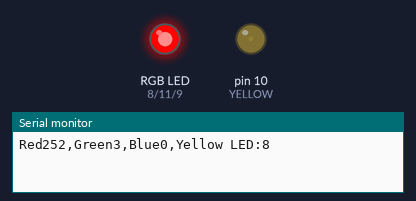
The sketch below on a simulated Arduino Uno, built with avr-gcc and run on an emulated ATmega328P. Parts: an RGB LED mixed from three pins (HIGH = lit), output pins drawn as LEDs (lit = HIGH), the last lines printed to the serial monitor. Dim RGB values are drawn brighter than linear.

Above: at 0.05 s.
At 1.4 s:
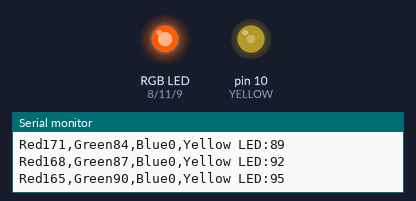
At 2.75 s:
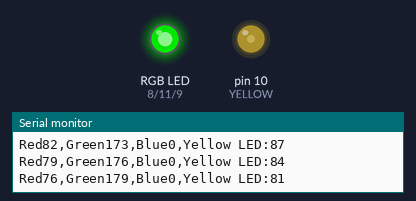
At 5.5 s:
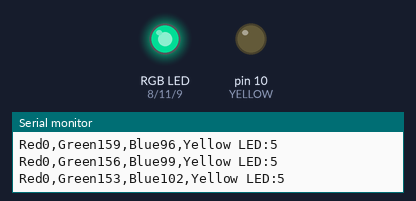
At 8.25 s:
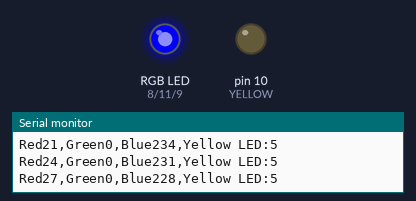
At 11.0 s:
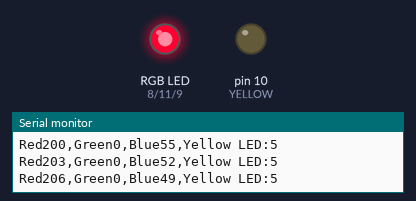
Timing chart, 0 to 15.3 s (numbered marks = the images above):
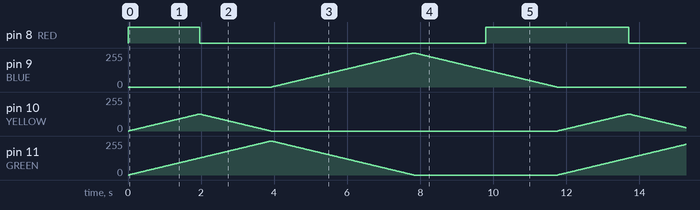

The sketch:

rgb-led-scanner.ino
```cpp
int redValue, greenValue, blueValue;
unsigned long lastPrintTime = 0;

#define RED 8
#define GREEN 11
#define BLUE 9
#define YELLOW 10
#define delayTime 15

void setup() {
  Serial.begin(115200);
  pinMode(RED, OUTPUT);
  pinMode(GREEN, OUTPUT);
  pinMode(BLUE, OUTPUT);
  pinMode(YELLOW, OUTPUT);
}

void loop() {
  // Red to Green (YELLOW ZONE)
  for (int i = 0; i <= 255; i++) {
    redValue = 255 - i;
    greenValue = i;
    blueValue = 0;
    updateLEDs();
    delay(delayTime);
  }
  // Green to Blue
  for (int i = 0; i <= 255; i++) {
    greenValue = 255 - i;
    blueValue = i;
    redValue = 0;
    updateLEDs();
    delay(delayTime);
  }
  // Blue to Red
  for (int i = 0; i <= 255; i++) {
    blueValue = 255 - i;
    redValue = i;
    greenValue = 0;
    updateLEDs();
    delay(delayTime);
  }
}

void updateLEDs() {
  analogWrite(RED, redValue);
  analogWrite(GREEN, greenValue);
  analogWrite(BLUE, blueValue);

  // Simplified Yellow: If both R and G are above 0, Yellow glows.
  int yellowBright = (redValue < greenValue) ? redValue : greenValue;
  analogWrite(YELLOW, yellowBright);

  if (millis() - lastPrintTime > 30) {
    Serial.print("Red");
    Serial.print(redValue);
    Serial.print(",");
    Serial.print("Green");
    Serial.print(greenValue);
    Serial.print(",");
    Serial.print("Blue");
    Serial.print(blueValue);
    Serial.print(",");

    // Add +5 to Yellow so the line is visible
    Serial.print("Yellow LED:");
    Serial.println(yellowBright + 5);

    lastPrintTime = millis();
  }
}
```

Measured:
- by itself, pin 8 (RED): repeats every 11.8 s: LOW 7.8 s, HIGH 3.9 s
